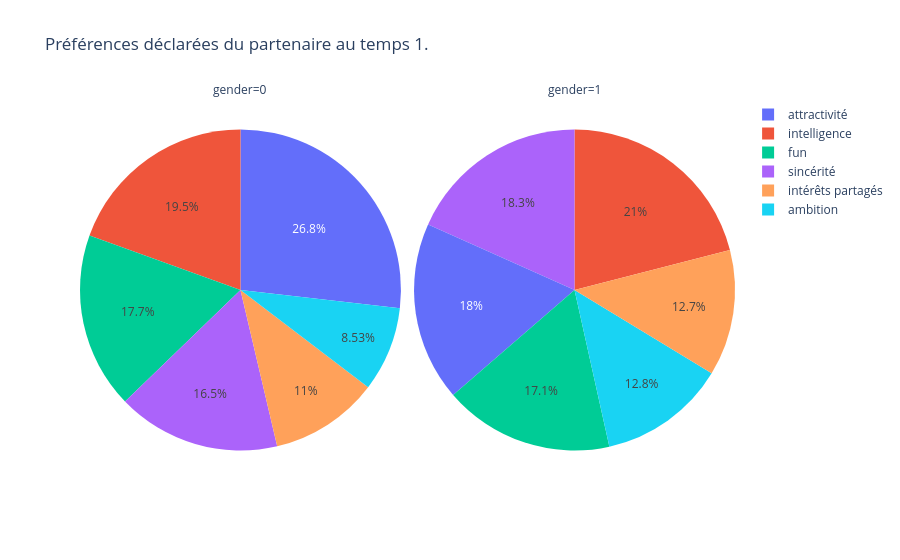

The notebook cell this image was saved under:
### Code cell
part_pref = ["pf_o_att", "pf_o_sin","pf_o_int","pf_o_fun","pf_o_amb","pf_o_sha"]

map_attributs = {
    "pf_o_att": "attractivité",
    "pf_o_sin": "sincérité", 
    "pf_o_int": "intelligence",
    "pf_o_fun": "fun",
    "pf_o_amb": "ambition",
    "pf_o_sha": "intérêts partagés"
}

df1_part_pref = df1.melt(id_vars=["gender"], value_vars=part_pref, var_name="attribut", value_name="valeur")
# print(df1_part_pref)
df1_part_pref['attribut_clean'] = df1_part_pref['attribut'].map(map_attributs)
# print(df1_part_pref)
moy_per_att = df1_part_pref.groupby(["gender", "attribut_clean"])["valeur"].mean().reset_index()
# print(moy_per_att)
fig6 = px.pie(moy_per_att, names="attribut_clean", values="valeur", facet_col="gender", title="Préférences déclarées du partenaire au temps 1.")
fig6.show()

### Figure 1 — Plotly figure (JSON) as saved in the notebook; plotly's stock layout.template omitted (floating-point values rounded to 4 significant figures)
{"data": [{"domain": {"x": [0, 0.49], "y": [0, 1]}, "hovertemplate": "gender=0<br>attribut_clean=%{label}<br>valeur=%{value}<extra></extra>", "labels": ["ambition", "attractivité", "fun", "intelligence", "intérêts partagés", "sincérité"], "legendgroup": "", "name": "", "showlegend": true, "type": "pie", "values": [8.554, 26.89, 17.77, 19.55, 11.0, 16.5]}, {"domain": {"x": [0.51, 1], "y": [0, 1]}, "hovertemplate": "gender=1<br>attribut_clean=%{label}<br>valeur=%{value}<extra></extra>", "labels": ["ambition", "attractivité", "fun", "intelligence", "intérêts partagés", "sincérité"], "legendgroup": "", "name": "", "showlegend": true, "type": "pie", "values": [12.83, 18.06, 17.15, 21.0, 12.7, 18.31]}], "layout": {"annotations": [{"font": {}, "showarrow": false, "text": "gender=0", "x": 0.245, "xanchor": "center", "xref": "paper", "y": 1, "yanchor": "bottom", "yref": "paper"}, {"font": {}, "showarrow": false, "text": "gender=1", "x": 0.755, "xanchor": "center", "xref": "paper", "y": 1, "yanchor": "bottom", "yref": "paper"}], "legend": {"tracegroupgap": 0}, "title": {"text": "Préférences déclarées du partenaire au temps 1."}}}
